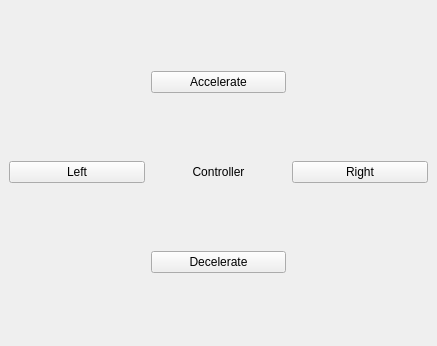
<?xml version="1.0" encoding="UTF-8"?>
<ui version="4.0">
 <class>Controller</class>
 <widget class="QWidget" name="Controller">
  <property name="geometry">
   <rect>
    <x>0</x>
    <y>0</y>
    <width>437</width>
    <height>346</height>
   </rect>
  </property>
  <property name="windowTitle">
   <string>Controller</string>
  </property>
  <layout class="QGridLayout">
   <property name="leftMargin">
    <number>9</number>
   </property>
   <property name="topMargin">
    <number>9</number>
   </property>
   <property name="rightMargin">
    <number>9</number>
   </property>
   <property name="bottomMargin">
    <number>9</number>
   </property>
   <property name="spacing">
    <number>6</number>
   </property>
   <item row="1" column="2">
    <widget class="QPushButton" name="right">
     <property name="text">
      <string>Right</string>
     </property>
    </widget>
   </item>
   <item row="2" column="1">
    <widget class="QPushButton" name="decelerate">
     <property name="text">
      <string>Decelerate</string>
     </property>
    </widget>
   </item>
   <item row="1" column="1">
    <widget class="QLabel" name="label">
     <property name="text">
      <string>Controller</string>
     </property>
     <property name="alignment">
      <set>Qt::AlignCenter</set>
     </property>
    </widget>
   </item>
   <item row="0" column="1">
    <widget class="QPushButton" name="accelerate">
     <property name="text">
      <string>Accelerate</string>
     </property>
    </widget>
   </item>
   <item row="1" column="0">
    <widget class="QPushButton" name="left">
     <property name="text">
      <string>Left</string>
     </property>
    </widget>
   </item>
  </layout>
 </widget>
 <resources/>
 <connections/>
</ui>
